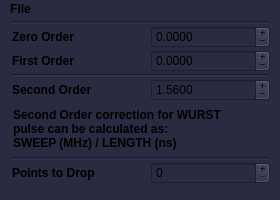
<?xml version="1.0" encoding="UTF-8"?>
<ui version="4.0">
 <class>MainWindow</class>
 <widget class="QMainWindow" name="MainWindow">
  <property name="geometry">
   <rect>
    <x>0</x>
    <y>0</y>
    <width>280</width>
    <height>200</height>
   </rect>
  </property>
  <property name="sizePolicy">
   <sizepolicy hsizetype="Fixed" vsizetype="Fixed">
    <horstretch>0</horstretch>
    <verstretch>0</verstretch>
   </sizepolicy>
  </property>
  <property name="minimumSize">
   <size>
    <width>280</width>
    <height>200</height>
   </size>
  </property>
  <property name="maximumSize">
   <size>
    <width>280</width>
    <height>200</height>
   </size>
  </property>
  <property name="sizeIncrement">
   <size>
    <width>0</width>
    <height>0</height>
   </size>
  </property>
  <property name="font">
   <font>
    <weight>50</weight>
    <bold>false</bold>
   </font>
  </property>
  <property name="contextMenuPolicy">
   <enum>Qt::NoContextMenu</enum>
  </property>
  <property name="windowTitle">
   <string>Phase Correction v 0.1</string>
  </property>
  <property name="styleSheet">
   <string notr="true">background-color: rgb(42,42,64);</string>
  </property>
  <widget class="QWidget" name="centralwidget">
   <property name="sizePolicy">
    <sizepolicy hsizetype="Fixed" vsizetype="Fixed">
     <horstretch>0</horstretch>
     <verstretch>0</verstretch>
    </sizepolicy>
   </property>
   <property name="minimumSize">
    <size>
     <width>280</width>
     <height>178</height>
    </size>
   </property>
   <property name="maximumSize">
    <size>
     <width>280</width>
     <height>178</height>
    </size>
   </property>
   <layout class="QHBoxLayout" name="horizontalLayout">
    <property name="leftMargin">
     <number>9</number>
    </property>
    <property name="topMargin">
     <number>2</number>
    </property>
    <property name="rightMargin">
     <number>0</number>
    </property>
    <item>
     <layout class="QGridLayout" name="gridLayout">
      <property name="sizeConstraint">
       <enum>QLayout::SetNoConstraint</enum>
      </property>
      <property name="leftMargin">
       <number>3</number>
      </property>
      <property name="topMargin">
       <number>0</number>
      </property>
      <property name="rightMargin">
       <number>10</number>
      </property>
      <property name="bottomMargin">
       <number>4</number>
      </property>
      <property name="horizontalSpacing">
       <number>20</number>
      </property>
      <property name="verticalSpacing">
       <number>2</number>
      </property>
      <item row="1" column="0">
       <widget class="QLabel" name="label">
        <property name="font">
         <font>
          <weight>75</weight>
          <bold>true</bold>
          <kerning>true</kerning>
         </font>
        </property>
        <property name="contextMenuPolicy">
         <enum>Qt::NoContextMenu</enum>
        </property>
        <property name="text">
         <string>Zero Order</string>
        </property>
       </widget>
      </item>
      <item row="3" column="0">
       <widget class="QLabel" name="label_2">
        <property name="font">
         <font>
          <weight>75</weight>
          <bold>true</bold>
         </font>
        </property>
        <property name="contextMenuPolicy">
         <enum>Qt::NoContextMenu</enum>
        </property>
        <property name="text">
         <string>First Order</string>
        </property>
       </widget>
      </item>
      <item row="0" column="0" colspan="2">
       <widget class="Line" name="line">
        <property name="lineWidth">
         <number>2</number>
        </property>
        <property name="orientation">
         <enum>Qt::Horizontal</enum>
        </property>
       </widget>
      </item>
      <item row="10" column="0">
       <widget class="QLabel" name="label_4">
        <property name="font">
         <font>
          <weight>75</weight>
          <bold>true</bold>
         </font>
        </property>
        <property name="text">
         <string>Points to Drop</string>
        </property>
       </widget>
      </item>
      <item row="6" column="0">
       <widget class="QLabel" name="label_3">
        <property name="font">
         <font>
          <weight>75</weight>
          <bold>true</bold>
         </font>
        </property>
        <property name="contextMenuPolicy">
         <enum>Qt::NoContextMenu</enum>
        </property>
        <property name="text">
         <string>Second Order</string>
        </property>
       </widget>
      </item>
      <item row="6" column="1">
       <widget class="QDoubleSpinBox" name="Second">
        <property name="contextMenuPolicy">
         <enum>Qt::NoContextMenu</enum>
        </property>
        <property name="buttonSymbols">
         <enum>QAbstractSpinBox::PlusMinus</enum>
        </property>
        <property name="keyboardTracking">
         <bool>false</bool>
        </property>
        <property name="decimals">
         <number>4</number>
        </property>
        <property name="minimum">
         <double>-100.000000000000000</double>
        </property>
        <property name="maximum">
         <double>100.000000000000000</double>
        </property>
        <property name="singleStep">
         <double>0.001000000000000</double>
        </property>
        <property name="value">
         <double>1.560000000000000</double>
        </property>
       </widget>
      </item>
      <item row="1" column="1">
       <widget class="QDoubleSpinBox" name="Zero">
        <property name="contextMenuPolicy">
         <enum>Qt::NoContextMenu</enum>
        </property>
        <property name="readOnly">
         <bool>false</bool>
        </property>
        <property name="buttonSymbols">
         <enum>QAbstractSpinBox::PlusMinus</enum>
        </property>
        <property name="specialValueText">
         <string notr="true"/>
        </property>
        <property name="keyboardTracking">
         <bool>false</bool>
        </property>
        <property name="decimals">
         <number>4</number>
        </property>
        <property name="minimum">
         <double>-0.100000000000000</double>
        </property>
        <property name="maximum">
         <double>360.100000000000023</double>
        </property>
        <property name="singleStep">
         <double>0.100000000000000</double>
        </property>
       </widget>
      </item>
      <item row="3" column="1">
       <widget class="QDoubleSpinBox" name="First">
        <property name="contextMenuPolicy">
         <enum>Qt::NoContextMenu</enum>
        </property>
        <property name="buttonSymbols">
         <enum>QAbstractSpinBox::PlusMinus</enum>
        </property>
        <property name="keyboardTracking">
         <bool>false</bool>
        </property>
        <property name="decimals">
         <number>4</number>
        </property>
        <property name="minimum">
         <double>-10.000000000000000</double>
        </property>
        <property name="maximum">
         <double>10.000000000000000</double>
        </property>
        <property name="singleStep">
         <double>0.001000000000000</double>
        </property>
       </widget>
      </item>
      <item row="10" column="1">
       <widget class="QSpinBox" name="Point_drop">
        <property name="buttonSymbols">
         <enum>QAbstractSpinBox::PlusMinus</enum>
        </property>
        <property name="keyboardTracking">
         <bool>false</bool>
        </property>
        <property name="maximum">
         <number>10000</number>
        </property>
       </widget>
      </item>
      <item row="4" column="0" colspan="2">
       <widget class="Line" name="line_2">
        <property name="lineWidth">
         <number>2</number>
        </property>
        <property name="orientation">
         <enum>Qt::Horizontal</enum>
        </property>
       </widget>
      </item>
      <item row="8" column="0" colspan="2">
       <widget class="Line" name="line_3">
        <property name="lineWidth">
         <number>2</number>
        </property>
        <property name="orientation">
         <enum>Qt::Horizontal</enum>
        </property>
       </widget>
      </item>
      <item row="7" column="0" colspan="2">
       <widget class="QLabel" name="label_5">
        <property name="font">
         <font>
          <weight>75</weight>
          <bold>true</bold>
         </font>
        </property>
        <property name="text">
         <string>Second Order correction for WURST 
pulse can be calculated as: 
SWEEP (MHz) / LENGTH (ns)</string>
        </property>
        <property name="scaledContents">
         <bool>false</bool>
        </property>
        <property name="wordWrap">
         <bool>true</bool>
        </property>
        <property name="margin">
         <number>0</number>
        </property>
        <property name="indent">
         <number>1</number>
        </property>
       </widget>
      </item>
     </layout>
    </item>
   </layout>
  </widget>
  <widget class="QMenuBar" name="menuBar">
   <property name="geometry">
    <rect>
     <x>0</x>
     <y>0</y>
     <width>280</width>
     <height>22</height>
    </rect>
   </property>
   <property name="font">
    <font>
     <weight>75</weight>
     <bold>true</bold>
    </font>
   </property>
   <widget class="QMenu" name="menu_file">
    <property name="geometry">
     <rect>
      <x>206</x>
      <y>171</y>
      <width>156</width>
      <height>150</height>
     </rect>
    </property>
    <property name="font">
     <font>
      <weight>50</weight>
      <bold>false</bold>
     </font>
    </property>
    <property name="title">
     <string>File</string>
    </property>
    <addaction name="action_read_1d"/>
    <addaction name="action_read"/>
    <addaction name="action_save_1d"/>
    <addaction name="action_save"/>
   </widget>
   <addaction name="menu_file"/>
  </widget>
  <action name="action_read">
   <property name="text">
    <string>Read 2D</string>
   </property>
  </action>
  <action name="action_save">
   <property name="text">
    <string>Save 2D</string>
   </property>
  </action>
  <action name="action_read_1d">
   <property name="text">
    <string>Read 1D</string>
   </property>
  </action>
  <action name="action_save_1d">
   <property name="text">
    <string>Save 1D</string>
   </property>
  </action>
 </widget>
 <resources/>
 <connections/>
</ui>
